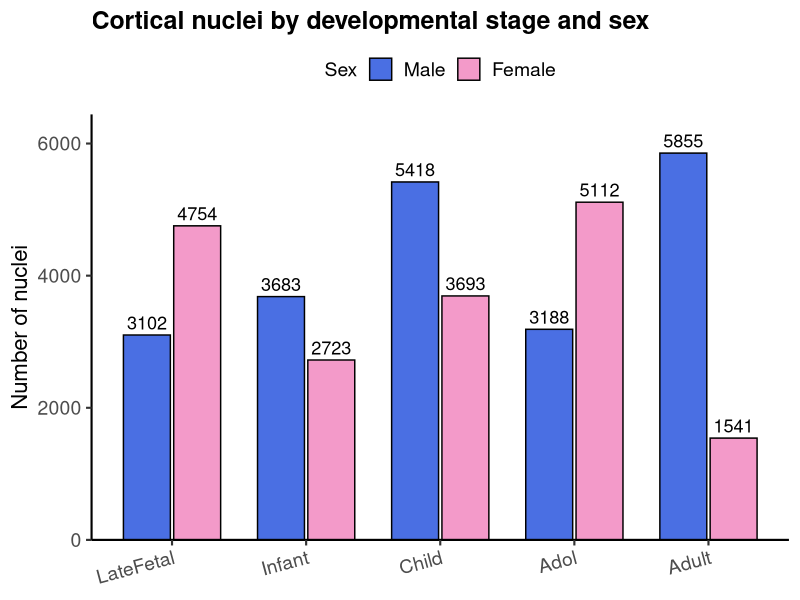
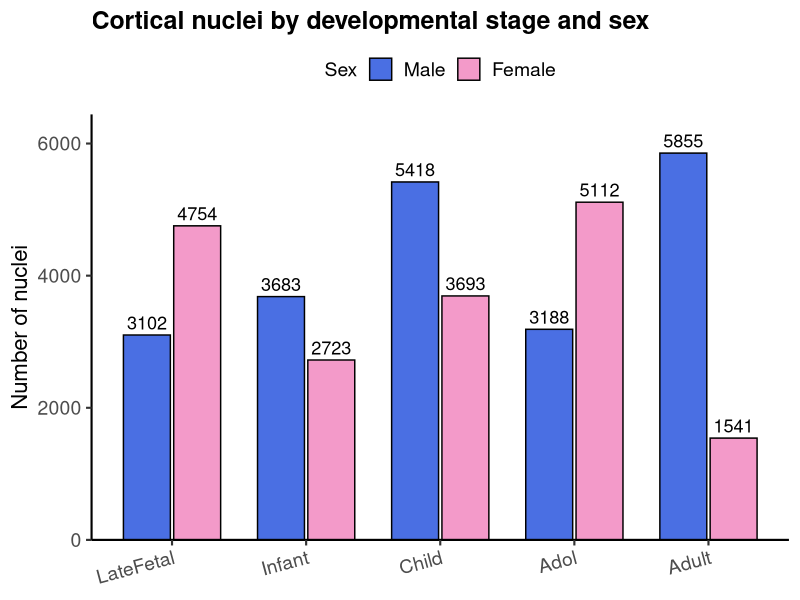

Source code (R) for these figures, in order:
# Supp Fig 2a — cortical nuclei by stage x sex, 100% paper cells (39,069).
# Counts read directly from the cortex_development_paperCells objects (.181).
suppressMessages(library(ggplot2))
out <- "C:/Users/loril/Documents/GitHub/Egr1-Llaci/06_cortex_development/output"

df <- data.frame(
  stage = rep(c("LateFetal","Infant","Child","Adol","Adult"), each=2),
  sex   = rep(c("male","female"), 5),
  Freq  = c(3102,4754, 3683,2723, 5418,3693, 3188,5112, 5855,1541))
df$stage <- factor(df$stage, levels=c("LateFetal","Infant","Child","Adol","Adult"))
df$sex   <- factor(df$sex,   levels=c("male","female"))
stopifnot(sum(df$Freq)==39069)

sex_cols <- c(male="#4A6FE3", female="#F39AC9")

pc <- ggplot(df, aes(stage, Freq, fill=sex)) +
  geom_col(position=position_dodge(0.75), width=0.7, colour="black") +
  geom_text(aes(label=Freq), position=position_dodge(0.75), vjust=-0.4, size=4.6) +
  scale_fill_manual(values=sex_cols, name="Sex", labels=c("Male","Female")) +
  scale_y_continuous(expand=expansion(mult=c(0,0.10))) +
  labs(title="Cortical nuclei by developmental stage and sex", x=NULL, y="Number of nuclei") +
  theme_classic(base_size=16) +
  theme(plot.title   = element_text(size=18, face="bold"),
        axis.title   = element_text(size=16),
        axis.text    = element_text(size=14),
        axis.text.x  = element_text(angle=15, hjust=1),
        legend.title = element_text(size=14),
        legend.text  = element_text(size=14),
        legend.position="top")

ggsave(file.path(out,"SupplFig2_cortex_cellnumbers.pdf"), pc, width=8, height=5.5)
ggsave(file.path(out,"SupplFig2_cortex_cellnumbers.png"), pc, width=8, height=5.5, dpi=150)
cat("wrote SupplFig2_cortex_cellnumbers.pdf/png; total =", sum(df$Freq), "\n")
